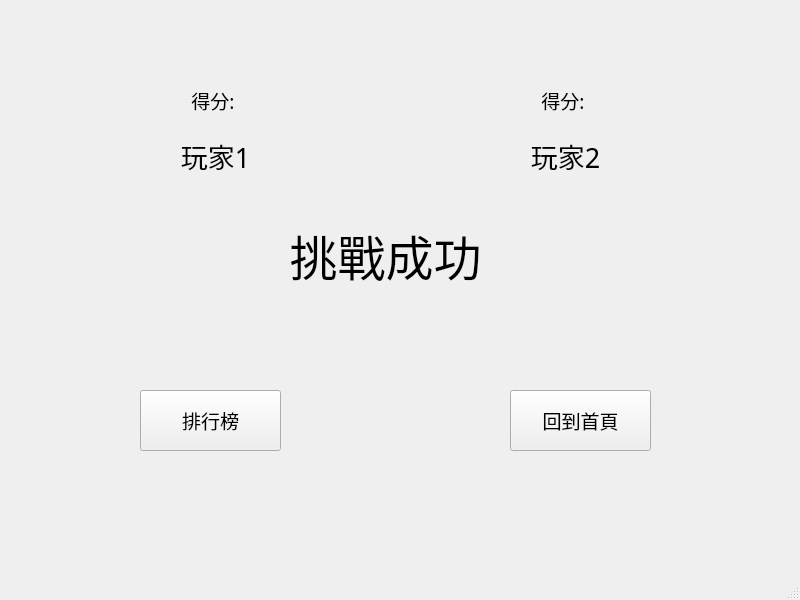
<?xml version="1.0" encoding="UTF-8"?>
<ui version="4.0">
 <class>MainWindow</class>
 <widget class="QMainWindow" name="MainWindow">
  <property name="geometry">
   <rect>
    <x>0</x>
    <y>0</y>
    <width>800</width>
    <height>600</height>
   </rect>
  </property>
  <property name="windowTitle">
   <string>King of Knowledge</string>
  </property>
  <property name="windowIcon">
   <iconset>
    <normaloff>C:/Users/allen/OneDrive/Desktop/asetf-vdw5x-001.ico</normaloff>C:/Users/allen/OneDrive/Desktop/asetf-vdw5x-001.ico</iconset>
  </property>
  <widget class="QWidget" name="centralwidget">
   <widget class="QStackedWidget" name="stackedWidget">
    <property name="geometry">
     <rect>
      <x>40</x>
      <y>30</y>
      <width>731</width>
      <height>511</height>
     </rect>
    </property>
    <property name="currentIndex">
     <number>4</number>
    </property>
    <widget class="QWidget" name="home_page">
     <property name="autoFillBackground">
      <bool>false</bool>
     </property>
     <widget class="QPushButton" name="gameStart_btn">
      <property name="geometry">
       <rect>
        <x>260</x>
        <y>120</y>
        <width>181</width>
        <height>81</height>
       </rect>
      </property>
      <property name="font">
       <font>
        <family>微軟正黑體</family>
        <pointsize>18</pointsize>
       </font>
      </property>
      <property name="text">
       <string>開始遊戲</string>
      </property>
     </widget>
     <widget class="QPushButton" name="about_btn">
      <property name="geometry">
       <rect>
        <x>260</x>
        <y>250</y>
        <width>181</width>
        <height>81</height>
       </rect>
      </property>
      <property name="font">
       <font>
        <family>微軟正黑體</family>
        <pointsize>18</pointsize>
       </font>
      </property>
      <property name="text">
       <string>遊戲介紹</string>
      </property>
     </widget>
    </widget>
    <widget class="QWidget" name="about_game_page">
     <widget class="QLabel" name="label_4">
      <property name="geometry">
       <rect>
        <x>220</x>
        <y>70</y>
        <width>241</width>
        <height>91</height>
       </rect>
      </property>
      <property name="font">
       <font>
        <family>微軟正黑體</family>
        <pointsize>36</pointsize>
       </font>
      </property>
      <property name="text">
       <string>遊戲介紹</string>
      </property>
      <property name="alignment">
       <set>Qt::AlignCenter</set>
      </property>
     </widget>
     <widget class="QLabel" name="label_5">
      <property name="geometry">
       <rect>
        <x>120</x>
        <y>220</y>
        <width>441</width>
        <height>141</height>
       </rect>
      </property>
      <property name="font">
       <font>
        <family>微軟正黑體</family>
        <pointsize>14</pointsize>
       </font>
      </property>
      <property name="text">
       <string>每一局會有一道題目，最快答對的可以得到 10 分，最慢的得到 5 分。時間限制為 10 秒，10 秒內沒有答出來就會換下一題。最後看誰得分最多就是贏家</string>
      </property>
      <property name="alignment">
       <set>Qt::AlignCenter</set>
      </property>
      <property name="wordWrap">
       <bool>true</bool>
      </property>
     </widget>
     <widget class="QLabel" name="label_6">
      <property name="geometry">
       <rect>
        <x>130</x>
        <y>100</y>
        <width>431</width>
        <height>141</height>
       </rect>
      </property>
      <property name="font">
       <font>
        <family>微軟正黑體</family>
        <pointsize>16</pointsize>
       </font>
      </property>
      <property name="text">
       <string>!!知識王挑戰!!</string>
      </property>
      <property name="alignment">
       <set>Qt::AlignCenter</set>
      </property>
      <property name="wordWrap">
       <bool>true</bool>
      </property>
     </widget>
     <widget class="QPushButton" name="back_to_home_page_btn">
      <property name="geometry">
       <rect>
        <x>270</x>
        <y>390</y>
        <width>141</width>
        <height>61</height>
       </rect>
      </property>
      <property name="font">
       <font>
        <family>微軟正黑體</family>
        <pointsize>14</pointsize>
       </font>
      </property>
      <property name="cursor">
       <cursorShape>ArrowCursor</cursorShape>
      </property>
      <property name="contextMenuPolicy">
       <enum>Qt::NoContextMenu</enum>
      </property>
      <property name="text">
       <string>回到首頁</string>
      </property>
     </widget>
    </widget>
    <widget class="QWidget" name="connect_page">
     <widget class="QLabel" name="label">
      <property name="geometry">
       <rect>
        <x>100</x>
        <y>140</y>
        <width>211</width>
        <height>81</height>
       </rect>
      </property>
      <property name="font">
       <font>
        <family>微軟正黑體</family>
        <pointsize>14</pointsize>
       </font>
      </property>
      <property name="text">
       <string>Ur cool nickname :</string>
      </property>
     </widget>
     <widget class="QPushButton" name="connect_btn">
      <property name="geometry">
       <rect>
        <x>410</x>
        <y>330</y>
        <width>191</width>
        <height>61</height>
       </rect>
      </property>
      <property name="font">
       <font>
        <family>微軟正黑體</family>
        <pointsize>14</pointsize>
       </font>
      </property>
      <property name="text">
       <string>連接伺服器</string>
      </property>
     </widget>
     <widget class="QLabel" name="label_2">
      <property name="geometry">
       <rect>
        <x>190</x>
        <y>230</y>
        <width>121</width>
        <height>81</height>
       </rect>
      </property>
      <property name="font">
       <font>
        <family>微軟正黑體</family>
        <pointsize>14</pointsize>
       </font>
      </property>
      <property name="text">
       <string>Server IP :</string>
      </property>
     </widget>
     <widget class="QLineEdit" name="client_name">
      <property name="geometry">
       <rect>
        <x>320</x>
        <y>160</y>
        <width>241</width>
        <height>41</height>
       </rect>
      </property>
     </widget>
     <widget class="QLineEdit" name="server_ip">
      <property name="geometry">
       <rect>
        <x>320</x>
        <y>250</y>
        <width>241</width>
        <height>41</height>
       </rect>
      </property>
      <property name="text">
       <string>127.0.0.1</string>
      </property>
     </widget>
     <widget class="QLabel" name="title">
      <property name="geometry">
       <rect>
        <x>70</x>
        <y>30</y>
        <width>581</width>
        <height>101</height>
       </rect>
      </property>
      <property name="font">
       <font>
        <family>微軟正黑體</family>
        <pointsize>36</pointsize>
       </font>
      </property>
      <property name="text">
       <string>King of Knowledge</string>
      </property>
      <property name="alignment">
       <set>Qt::AlignCenter</set>
      </property>
     </widget>
     <widget class="QPushButton" name="back_home_page_btn">
      <property name="geometry">
       <rect>
        <x>200</x>
        <y>330</y>
        <width>191</width>
        <height>61</height>
       </rect>
      </property>
      <property name="font">
       <font>
        <family>微軟正黑體</family>
        <pointsize>14</pointsize>
       </font>
      </property>
      <property name="text">
       <string>回到首頁</string>
      </property>
     </widget>
    </widget>
    <widget class="QWidget" name="game_page">
     <widget class="QLabel" name="question_lbl">
      <property name="geometry">
       <rect>
        <x>30</x>
        <y>0</y>
        <width>651</width>
        <height>91</height>
       </rect>
      </property>
      <property name="font">
       <font>
        <family>微軟正黑體</family>
        <pointsize>12</pointsize>
       </font>
      </property>
      <property name="text">
       <string>題目</string>
      </property>
      <property name="alignment">
       <set>Qt::AlignCenter</set>
      </property>
     </widget>
     <widget class="QPushButton" name="choice1_btn">
      <property name="geometry">
       <rect>
        <x>200</x>
        <y>180</y>
        <width>301</width>
        <height>61</height>
       </rect>
      </property>
      <property name="font">
       <font>
        <family>微軟正黑體</family>
        <pointsize>12</pointsize>
       </font>
      </property>
      <property name="text">
       <string>選項</string>
      </property>
     </widget>
     <widget class="QPushButton" name="choice4_btn">
      <property name="geometry">
       <rect>
        <x>200</x>
        <y>420</y>
        <width>301</width>
        <height>61</height>
       </rect>
      </property>
      <property name="font">
       <font>
        <family>微軟正黑體</family>
        <pointsize>12</pointsize>
       </font>
      </property>
      <property name="text">
       <string>選項</string>
      </property>
     </widget>
     <widget class="QPushButton" name="choice3_btn">
      <property name="geometry">
       <rect>
        <x>200</x>
        <y>340</y>
        <width>301</width>
        <height>61</height>
       </rect>
      </property>
      <property name="font">
       <font>
        <family>微軟正黑體</family>
        <pointsize>12</pointsize>
       </font>
      </property>
      <property name="text">
       <string>選項</string>
      </property>
     </widget>
     <widget class="QPushButton" name="choice2_btn">
      <property name="geometry">
       <rect>
        <x>200</x>
        <y>260</y>
        <width>301</width>
        <height>61</height>
       </rect>
      </property>
      <property name="font">
       <font>
        <family>微軟正黑體</family>
        <pointsize>12</pointsize>
       </font>
      </property>
      <property name="text">
       <string>選項</string>
      </property>
     </widget>
     <widget class="QLabel" name="player1_name">
      <property name="geometry">
       <rect>
        <x>-10</x>
        <y>90</y>
        <width>141</width>
        <height>51</height>
       </rect>
      </property>
      <property name="font">
       <font>
        <family>微軟正黑體</family>
        <pointsize>16</pointsize>
       </font>
      </property>
      <property name="text">
       <string>玩家1</string>
      </property>
      <property name="alignment">
       <set>Qt::AlignCenter</set>
      </property>
     </widget>
     <widget class="QLabel" name="player2_name">
      <property name="geometry">
       <rect>
        <x>530</x>
        <y>90</y>
        <width>141</width>
        <height>51</height>
       </rect>
      </property>
      <property name="font">
       <font>
        <family>微軟正黑體</family>
        <pointsize>16</pointsize>
       </font>
      </property>
      <property name="text">
       <string>玩家2</string>
      </property>
      <property name="alignment">
       <set>Qt::AlignCenter</set>
      </property>
     </widget>
     <widget class="QProgressBar" name="player1_score">
      <property name="geometry">
       <rect>
        <x>30</x>
        <y>140</y>
        <width>118</width>
        <height>23</height>
       </rect>
      </property>
      <property name="value">
       <number>24</number>
      </property>
      <property name="textVisible">
       <bool>true</bool>
      </property>
     </widget>
     <widget class="QProgressBar" name="player2_score">
      <property name="geometry">
       <rect>
        <x>570</x>
        <y>140</y>
        <width>118</width>
        <height>23</height>
       </rect>
      </property>
      <property name="value">
       <number>24</number>
      </property>
     </widget>
     <widget class="QLCDNumber" name="timer_lcd">
      <property name="geometry">
       <rect>
        <x>280</x>
        <y>100</y>
        <width>141</width>
        <height>51</height>
       </rect>
      </property>
      <property name="smallDecimalPoint">
       <bool>false</bool>
      </property>
      <property name="segmentStyle">
       <enum>QLCDNumber::Filled</enum>
      </property>
     </widget>
    </widget>
    <widget class="QWidget" name="gameOver_page">
     <widget class="QLabel" name="game_status">
      <property name="geometry">
       <rect>
        <x>50</x>
        <y>180</y>
        <width>591</width>
        <height>91</height>
       </rect>
      </property>
      <property name="font">
       <font>
        <family>微軟正黑體</family>
        <pointsize>36</pointsize>
       </font>
      </property>
      <property name="text">
       <string>挑戰成功</string>
      </property>
      <property name="alignment">
       <set>Qt::AlignCenter</set>
      </property>
     </widget>
     <widget class="QPushButton" name="home_page_btn">
      <property name="geometry">
       <rect>
        <x>470</x>
        <y>360</y>
        <width>141</width>
        <height>61</height>
       </rect>
      </property>
      <property name="font">
       <font>
        <family>微軟正黑體</family>
        <pointsize>14</pointsize>
       </font>
      </property>
      <property name="text">
       <string>回到首頁</string>
      </property>
     </widget>
     <widget class="QLabel" name="player_name1">
      <property name="geometry">
       <rect>
        <x>120</x>
        <y>100</y>
        <width>111</width>
        <height>51</height>
       </rect>
      </property>
      <property name="font">
       <font>
        <family>微軟正黑體</family>
        <pointsize>20</pointsize>
       </font>
      </property>
      <property name="text">
       <string>玩家1</string>
      </property>
      <property name="alignment">
       <set>Qt::AlignCenter</set>
      </property>
     </widget>
     <widget class="QLabel" name="player_name2">
      <property name="geometry">
       <rect>
        <x>470</x>
        <y>100</y>
        <width>111</width>
        <height>51</height>
       </rect>
      </property>
      <property name="font">
       <font>
        <family>微軟正黑體</family>
        <pointsize>20</pointsize>
       </font>
      </property>
      <property name="text">
       <string>玩家2</string>
      </property>
      <property name="alignment">
       <set>Qt::AlignCenter</set>
      </property>
     </widget>
     <widget class="QPushButton" name="rank_page_btn">
      <property name="geometry">
       <rect>
        <x>100</x>
        <y>360</y>
        <width>141</width>
        <height>61</height>
       </rect>
      </property>
      <property name="font">
       <font>
        <family>微軟正黑體</family>
        <pointsize>14</pointsize>
       </font>
      </property>
      <property name="text">
       <string>排行榜</string>
      </property>
     </widget>
     <widget class="QLabel" name="player_score1">
      <property name="geometry">
       <rect>
        <x>140</x>
        <y>50</y>
        <width>71</width>
        <height>41</height>
       </rect>
      </property>
      <property name="font">
       <font>
        <family>微軟正黑體</family>
        <pointsize>14</pointsize>
       </font>
      </property>
      <property name="text">
       <string>得分: </string>
      </property>
      <property name="alignment">
       <set>Qt::AlignCenter</set>
      </property>
     </widget>
     <widget class="QLabel" name="player_score2">
      <property name="geometry">
       <rect>
        <x>490</x>
        <y>50</y>
        <width>71</width>
        <height>41</height>
       </rect>
      </property>
      <property name="font">
       <font>
        <family>微軟正黑體</family>
        <pointsize>14</pointsize>
       </font>
      </property>
      <property name="text">
       <string>得分: </string>
      </property>
      <property name="alignment">
       <set>Qt::AlignCenter</set>
      </property>
     </widget>
    </widget>
    <widget class="QWidget" name="rank_page">
     <widget class="QTableWidget" name="tableWidget">
      <property name="geometry">
       <rect>
        <x>190</x>
        <y>120</y>
        <width>301</width>
        <height>301</height>
       </rect>
      </property>
      <property name="sizePolicy">
       <sizepolicy hsizetype="Fixed" vsizetype="Expanding">
        <horstretch>10</horstretch>
        <verstretch>10</verstretch>
       </sizepolicy>
      </property>
      <property name="autoFillBackground">
       <bool>false</bool>
      </property>
      <property name="sizeAdjustPolicy">
       <enum>QAbstractScrollArea::AdjustIgnored</enum>
      </property>
      <property name="alternatingRowColors">
       <bool>true</bool>
      </property>
      <property name="textElideMode">
       <enum>Qt::ElideMiddle</enum>
      </property>
      <property name="showGrid">
       <bool>true</bool>
      </property>
      <property name="gridStyle">
       <enum>Qt::SolidLine</enum>
      </property>
      <property name="cornerButtonEnabled">
       <bool>true</bool>
      </property>
      <property name="rowCount">
       <number>5</number>
      </property>
      <property name="columnCount">
       <number>3</number>
      </property>
      <attribute name="horizontalHeaderVisible">
       <bool>false</bool>
      </attribute>
      <attribute name="horizontalHeaderCascadingSectionResizes">
       <bool>false</bool>
      </attribute>
      <attribute name="horizontalHeaderHighlightSections">
       <bool>true</bool>
      </attribute>
      <attribute name="verticalHeaderVisible">
       <bool>false</bool>
      </attribute>
      <row/>
      <row/>
      <row/>
      <row/>
      <row/>
      <column/>
      <column/>
      <column/>
      <item row="0" column="0">
       <property name="text">
        <string>排名</string>
       </property>
       <property name="font">
        <font>
         <family>Microsoft JhengHei UI</family>
         <pointsize>12</pointsize>
        </font>
       </property>
       <property name="textAlignment">
        <set>AlignCenter</set>
       </property>
      </item>
      <item row="0" column="1">
       <property name="text">
        <string>玩家</string>
       </property>
       <property name="font">
        <font>
         <pointsize>12</pointsize>
        </font>
       </property>
       <property name="textAlignment">
        <set>AlignCenter</set>
       </property>
      </item>
      <item row="0" column="2">
       <property name="text">
        <string>勝率</string>
       </property>
       <property name="font">
        <font>
         <pointsize>12</pointsize>
        </font>
       </property>
       <property name="textAlignment">
        <set>AlignCenter</set>
       </property>
      </item>
      <item row="1" column="0">
       <property name="text">
        <string/>
       </property>
      </item>
      <item row="1" column="1">
       <property name="text">
        <string/>
       </property>
      </item>
      <item row="2" column="1">
       <property name="font">
        <font>
         <strikeout>false</strikeout>
         <stylestrategy>PreferAntialias</stylestrategy>
        </font>
       </property>
      </item>
     </widget>
     <widget class="QLabel" name="label_3">
      <property name="geometry">
       <rect>
        <x>200</x>
        <y>50</y>
        <width>271</width>
        <height>51</height>
       </rect>
      </property>
      <property name="font">
       <font>
        <family>微軟正黑體</family>
        <pointsize>36</pointsize>
       </font>
      </property>
      <property name="text">
       <string>Rank</string>
      </property>
      <property name="alignment">
       <set>Qt::AlignCenter</set>
      </property>
     </widget>
     <widget class="QPushButton" name="back_home_btn">
      <property name="geometry">
       <rect>
        <x>550</x>
        <y>420</y>
        <width>141</width>
        <height>61</height>
       </rect>
      </property>
      <property name="font">
       <font>
        <family>微軟正黑體</family>
        <pointsize>14</pointsize>
       </font>
      </property>
      <property name="text">
       <string>回到首頁</string>
      </property>
     </widget>
    </widget>
   </widget>
  </widget>
  <widget class="QMenuBar" name="menubar">
   <property name="geometry">
    <rect>
     <x>0</x>
     <y>0</y>
     <width>800</width>
     <height>20</height>
    </rect>
   </property>
  </widget>
  <widget class="QStatusBar" name="statusbar"/>
 </widget>
 <resources/>
 <connections/>
</ui>
